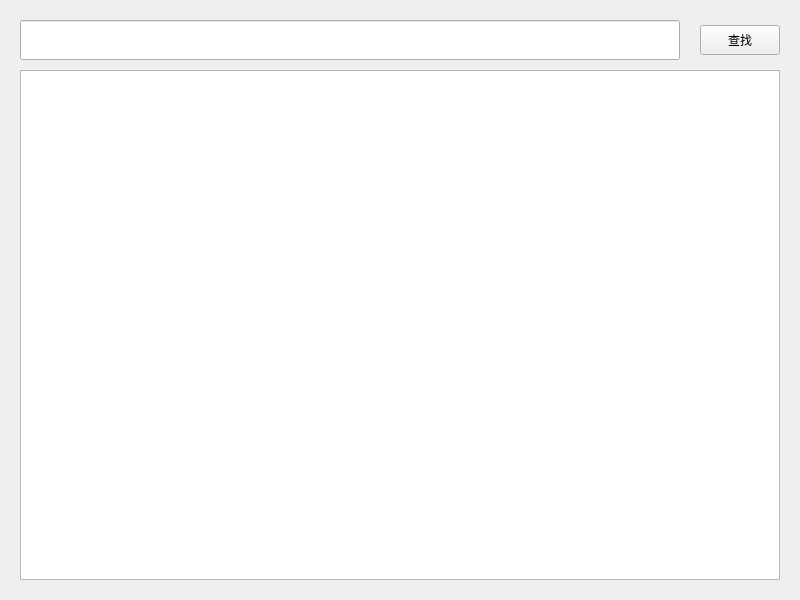
<?xml version="1.0" encoding="UTF-8"?>
<ui version="4.0">
 <class>MainWindow</class>
 <widget class="QMainWindow" name="MainWindow">
  <property name="geometry">
   <rect>
    <x>0</x>
    <y>0</y>
    <width>800</width>
    <height>600</height>
   </rect>
  </property>
  <property name="windowTitle">
   <string>MainWindow</string>
  </property>
  <widget class="QWidget" name="centralwidget">
   <layout class="QVBoxLayout" name="verticalLayout">
    <property name="spacing">
     <number>10</number>
    </property>
    <property name="leftMargin">
     <number>20</number>
    </property>
    <property name="topMargin">
     <number>20</number>
    </property>
    <property name="rightMargin">
     <number>20</number>
    </property>
    <property name="bottomMargin">
     <number>20</number>
    </property>
    <item>
     <layout class="QHBoxLayout" name="horizontalLayout">
      <property name="spacing">
       <number>20</number>
      </property>
      <item>
       <widget class="QLineEdit" name="lineEdit">
        <property name="minimumSize">
         <size>
          <width>0</width>
          <height>40</height>
         </size>
        </property>
        <property name="maximumSize">
         <size>
          <width>16777215</width>
          <height>40</height>
         </size>
        </property>
       </widget>
      </item>
      <item>
       <widget class="QPushButton" name="Btn_Search">
        <property name="minimumSize">
         <size>
          <width>0</width>
          <height>30</height>
         </size>
        </property>
        <property name="styleSheet">
         <string notr="true">font: 12pt &quot;Arial&quot;;</string>
        </property>
        <property name="text">
         <string>查找</string>
        </property>
       </widget>
      </item>
     </layout>
    </item>
    <item>
     <widget class="QTreeView" name="treeView"/>
    </item>
   </layout>
  </widget>
 </widget>
 <resources/>
 <connections/>
</ui>
